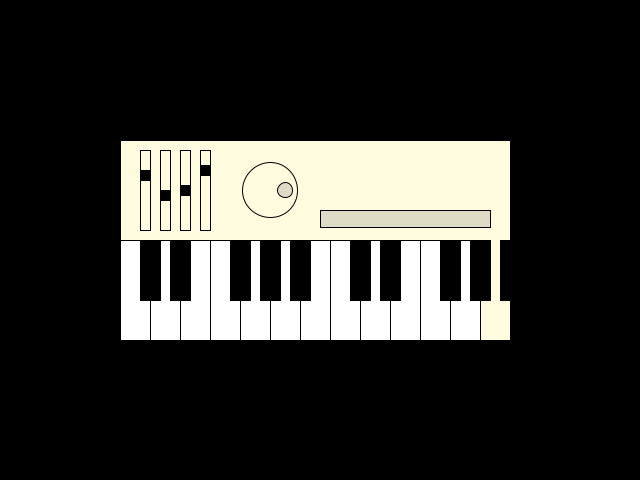
Frame 1 (no input)
Frame 60 (the mouse pressed at the canvas centre just before this capture): identical to frame 1, image omitted
Frame 120 (the mouse held since frame 60 and released just before this capture): identical to frame 1, image omitted

The Processing sketch that drew this single still picture (run headless with seeded random() and noise(); from frame 60 on, the mouse is pressed at the canvas centre):

// Processing sketch: processing_75506
// ── processing_75506.pde

int xr = 120;
int space =30;
int yr = 240;
int wr = 30;
int wh = 100;

void setup(){
  size(640,480);
  frameRate(60);
  background(#000000);
}

void draw(){
  stroke(0);
  strokeWeight(1);
  noFill();
  fill(#FFFBDE);
rect(120, 140, 390, 200);
fill(255);
//White Keys
if(mouseX> xr && mouseX < xr + space){
fill(127);
rect(xr, yr, wr, wh);
} else{
fill(255);
rect(xr, yr, wr, wh);
}

if(mouseX> xr +space && mouseX < xr + 2*space){
fill(127);
rect(xr+space, yr, wr, wh);
} else{
fill(255);
rect(xr+space, yr, wr, wh);
}

if(mouseX> xr +2*space && mouseX < xr + 3*space){
fill(127);
rect(xr+2*space, yr, wr, wh);
} else{
fill(255);
rect(xr+2*space, yr, wr, wh);
}
if(mouseX> xr +3*space && mouseX < xr + 4*space){
fill(127);
rect(xr+3*space, yr, wr, wh);
} else{
fill(255);
rect(xr+3*space, yr, wr, wh);
}
if(mouseX> xr +4*space && mouseX < xr + 5*space){
fill(127);
rect(xr+4*space, yr, wr, wh);
} else{
fill(255);
rect(xr+4*space, yr, wr, wh);
}
if(mouseX> xr +5*space && mouseX < xr + 6*space){
fill(127);
rect(xr+5*space, yr, wr, wh);
} else{
fill(255);
rect(xr+5*space, yr, wr, wh);
}

fill(255);

 

rect(xr+4*space, yr, wr, wh); 
rect(xr+5*space, yr, wr, wh); 
rect(xr+6*space, yr, wr, wh);
rect(xr+7*space, yr, wr, wh);
rect(xr+8*space, yr, wr, wh);
rect(xr+9*space, yr, wr, wh);
rect(xr+10*space, yr, wr, wh);
rect(xr+11*space, yr, wr, wh);
rect(xr+2*space, yr, wr, wh);
noFill();
fill(#000000);
//Black Keys
rect(170, 240, 20, 60); 
rect(140, 240, 20, 60); 
rect(230, 240, 20, 60);
rect(260, 240, 20, 60); 
rect(290, 240, 20, 60); 
rect(350, 240, 20, 60); 
rect(380, 240, 20, 60);
rect(440, 240, 20, 60);
rect(470, 240, 20, 60);
rect(500, 240, 10, 60);
//Sliders
noFill();
rect(140, 150, 10, 80);
rect(160, 150, 10, 80);
rect(180, 150, 10, 80);
rect(200, 150, 10, 80);
fill(#000000);
rect(140, 170, 10, 10);
rect(160, 190, 10, 10);
rect(180, 185, 10, 10);
rect(200, 165, 10, 10);

//Dial
noFill();
ellipse(270, 190, 55, 55);
fill(#DEDCC5);
ellipse(285, 190, 15, 15);

//touch
rect(320, 210, 170, 17);
}

/////////event

 void keyPressed() {
    fill(0);

  rect(330, 240, 30, 100);
rect(300, 240, 30, 100);
rect(270, 240, 30, 100); 
rect(240, 240, 30, 100); 
rect(210, 240, 30, 100); 
rect(180, 240, 30, 100); 
rect(150, 240, 30, 100);
rect(120, 240, 30, 100);
rect(360, 240, 30, 100);
rect(390, 240, 30, 100);
rect(420, 240, 30, 100);
rect(450, 240, 30, 100);
rect(480, 240, 30, 100);
}
